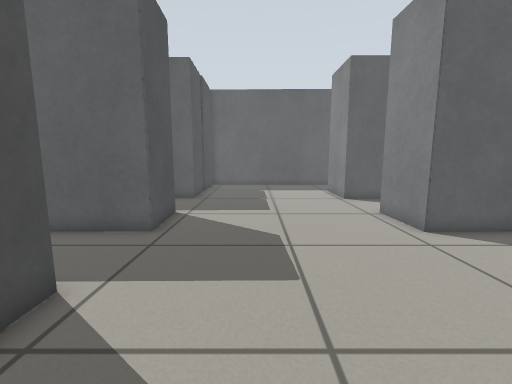
view 1 (above)

19 first-person views from a walk through a robot-simulator world made for Gazebo. The camera is 0.63 m above the floor, tilts 8° down and sees 90° across. The floor is counted in squares, 0.25 m on a side. Each view is taken from the middle of a square. On the plan, view 1 faces up. The plan holds only what a view shows up to about 18 squares ahead; the rest is blank.

view 2
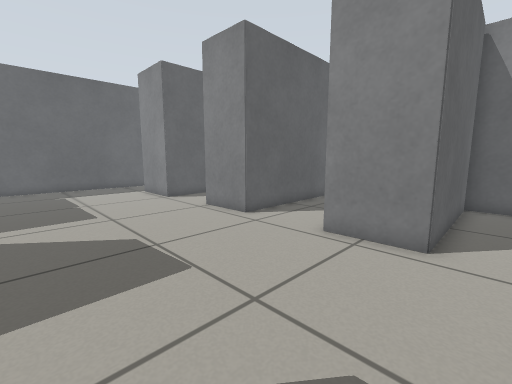

view 3
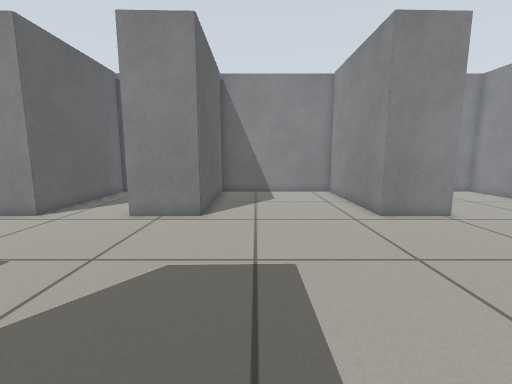

view 4
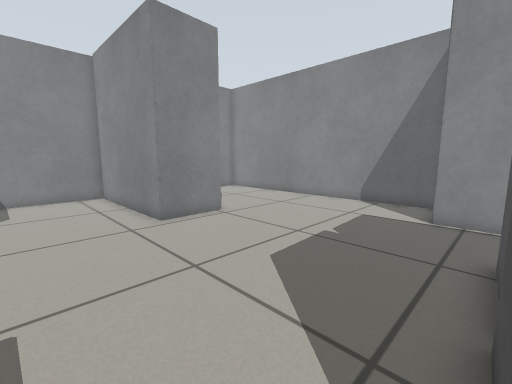

view 5
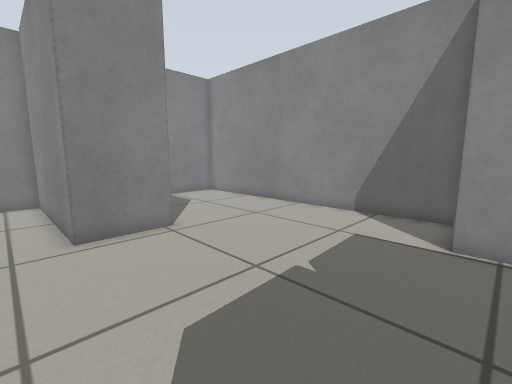

view 6
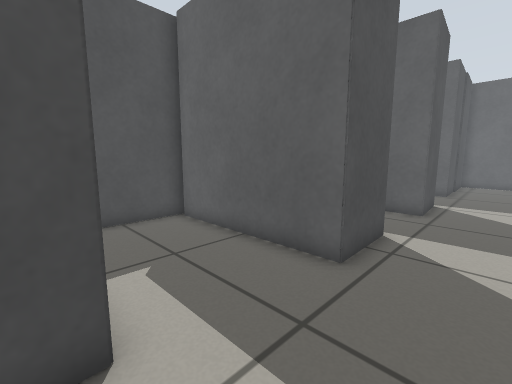

view 7
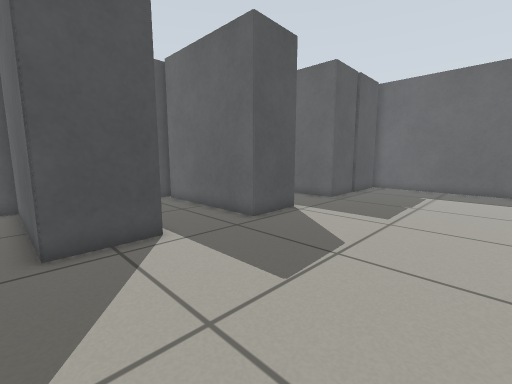

view 8
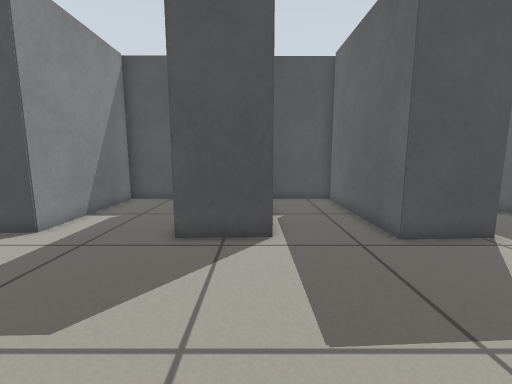

view 9
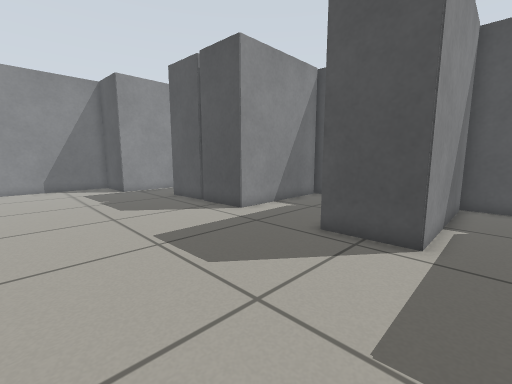

view 10
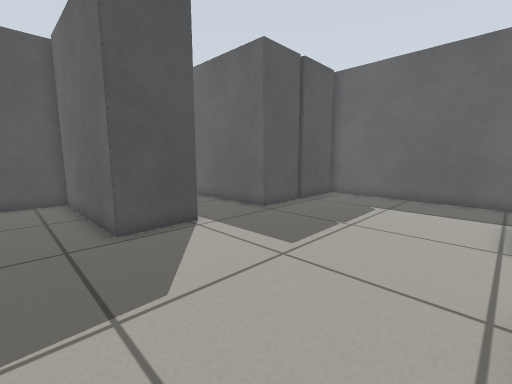

view 11
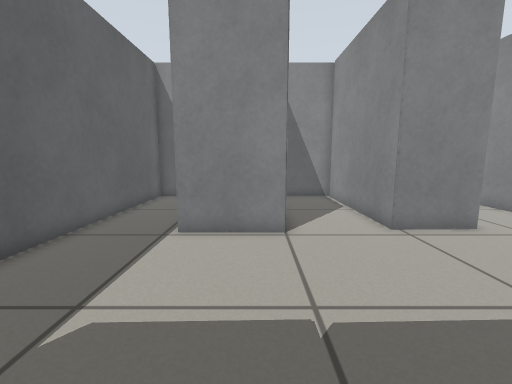

view 12
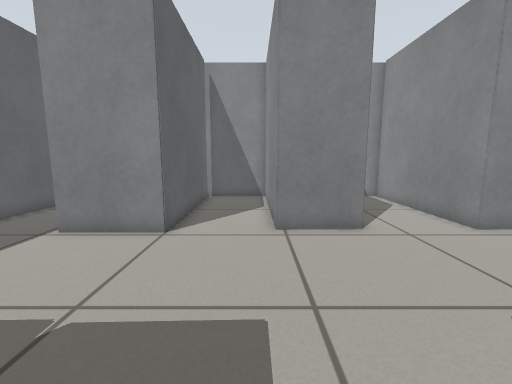

view 13
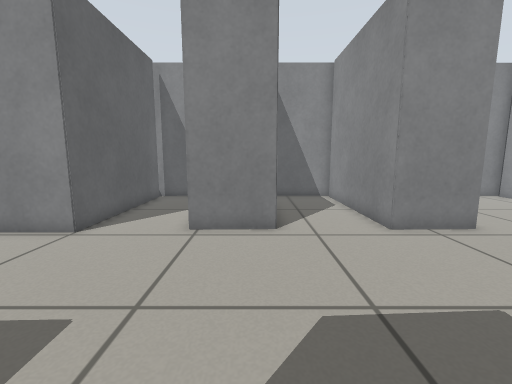

view 14
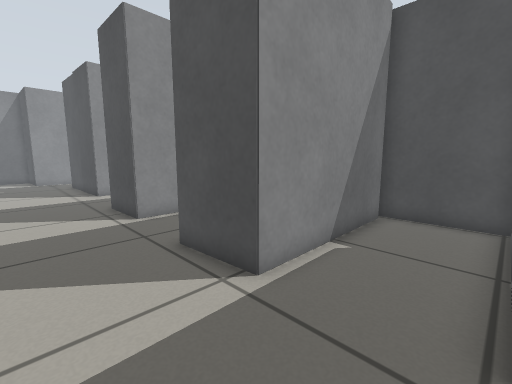

view 15
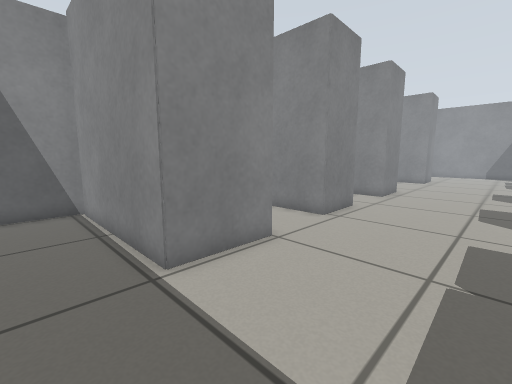

view 16
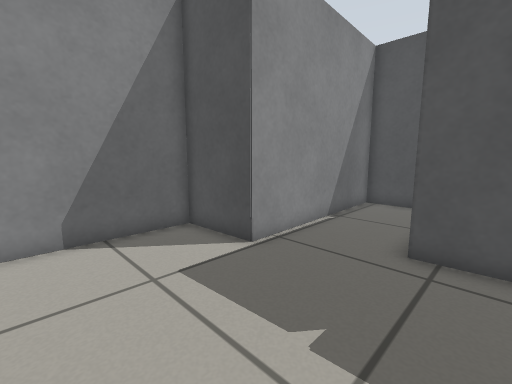

view 17
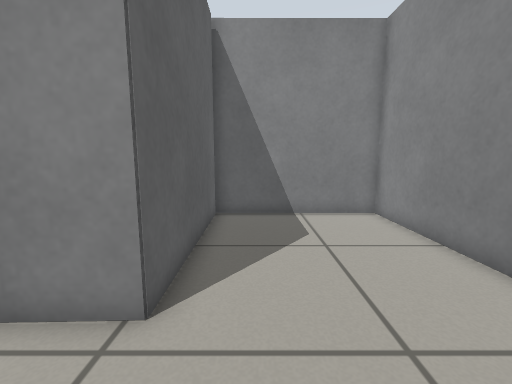

view 18
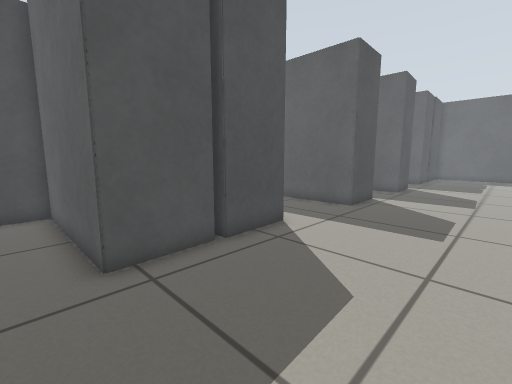

view 19
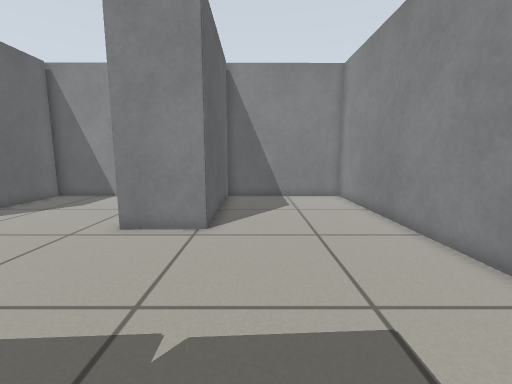

### Floor plan
Points are (right, up) in squares from view 1. A wall is a line through its corners. A room is listed if a view was taken in it or the views show most of it. See-through windows are left out.
Room 1 (views 1, 2, 3, 4, 5, 6, 7, 8, 9, 10, 11, 12, 13, 14, 15, 16, 17, 18, 19)
walls: (-4, -6.6) (-3.9, -9.6) (-10.7, -9.7); (13.1, -6.6) (13.1, 1.4) (5.6, 1.3) (5.6, 4.3) (13.1, 4.4) (13.1, 8.4) (5.6, 8.3) (5.6, 11.3) (12.8, 11.4); (13.1, 11.2) (13.1, 15.1); (-11.1, 8.6) (-11.1, 4.4) (-3.7, 4.5) (-3.6, 1.5) (-11.1, 1.4) (-11, -3.3) (-4.2, -3.2) (-4, -6.3); (-10.8, 11.3) (-3.6, 11.4) (-3.5, 8.4) (-10.7, 8.3); (12.7, 15) (5.2, 15) (5.2, 18.6) (12.8, 18.6); (-3.8, 18.3) (-3.7, 15.3) (-9.7, 15.2); (-11, -9.6) (-11, -13.5) (-2, -13.2) (-1.9, -16.4) (13.2, -16.3) (13.1, -9.2) (5.6, -9.3) (5.6, -6.3) (12.9, -6.2); (-11.1, 15.3) (-11.1, 11.1); (13.1, 18.5) (13.1, 22) (-4.1, 22.3); (-3.8, 21.9) (-3.6, 18.6)

Where each view was taken, in squares from view 1:
view 1: 0 up, 0 right, facing up
view 2: 0 up, 2 left, facing up-right
view 3: 1 down, 5 left, facing right
view 4: 2 down, 4 left, facing down-right
view 5: 5 down, 3 left, facing down-right
view 6: 4 down, 1 left, facing up-left
view 7: 1 up, 4 right, facing up-left
view 8: 4 up, 4 right, facing left
view 9: 6 up, 4 right, facing down-left
view 10: 6 up, 5 right, facing up-left
view 11: 16 up, 3 left, facing right
view 12: 12 up, 3 left, facing right
view 13: 9 up, 3 left, facing right
view 14: 15 up, 0 right, facing down-left
view 15: 21 up, 0 right, facing down-right
view 16: 8 down, 3 right, facing down-left
view 17: 11 down, 2 right, facing right
view 18: 11 down, 2 right, facing up-left
view 19: 11 down, 3 left, facing right
